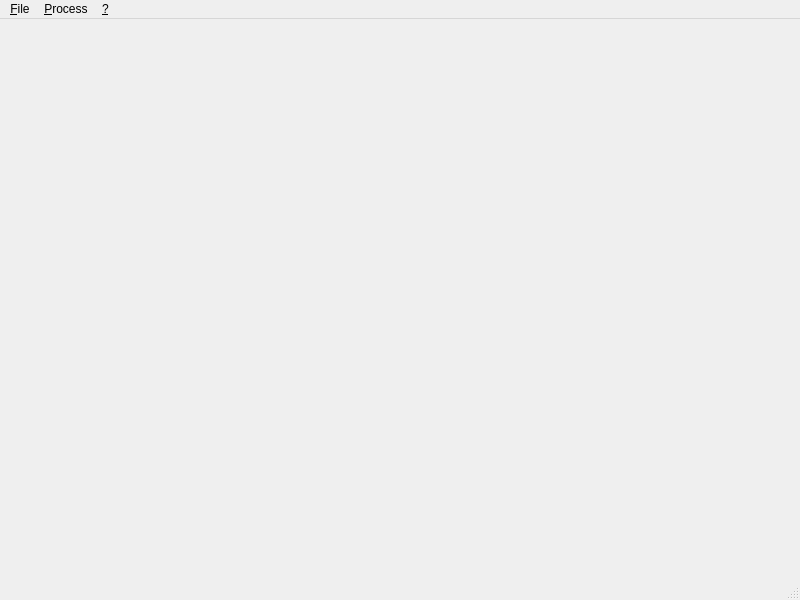
<?xml version="1.0" encoding="UTF-8"?>
<ui version="4.0">
 <class>FenouilMain</class>
 <widget class="QMainWindow" name="FenouilMain">
  <property name="geometry">
   <rect>
    <x>0</x>
    <y>0</y>
    <width>800</width>
    <height>600</height>
   </rect>
  </property>
  <property name="windowTitle">
   <string>Project Fenouil</string>
  </property>
  <widget class="QWidget" name="centralwidget">
   <layout class="QHBoxLayout" name="horizontalLayout">
    <item>
     <widget class="QLabel" name="imgDisplay">
      <property name="text">
       <string/>
      </property>
     </widget>
    </item>
   </layout>
  </widget>
  <widget class="QMenuBar" name="menubar">
   <property name="geometry">
    <rect>
     <x>0</x>
     <y>0</y>
     <width>800</width>
     <height>20</height>
    </rect>
   </property>
   <widget class="QMenu" name="menuFile">
    <property name="title">
     <string>&amp;File</string>
    </property>
    <addaction name="actionOpenImageFile"/>
    <addaction name="actionOpenMetaDataFile"/>
    <addaction name="separator"/>
    <addaction name="actionQuit"/>
   </widget>
   <widget class="QMenu" name="menuProcess">
    <property name="title">
     <string>&amp;Process</string>
    </property>
    <addaction name="action_Get_lake_pollution_index"/>
    <addaction name="action_Register_new_lake"/>
   </widget>
   <widget class="QMenu" name="menuHelp">
    <property name="title">
     <string>&amp;?</string>
    </property>
    <addaction name="actionHelp"/>
    <addaction name="separator"/>
    <addaction name="actionAbout"/>
   </widget>
   <addaction name="menuFile"/>
   <addaction name="menuProcess"/>
   <addaction name="menuHelp"/>
  </widget>
  <widget class="QStatusBar" name="statusbar"/>
  <action name="actionOpenImageFile">
   <property name="text">
    <string>&amp;Open image file</string>
   </property>
  </action>
  <action name="actionOpenMetaDataFile">
   <property name="text">
    <string>Open &amp;meta-data file</string>
   </property>
  </action>
  <action name="actionQuit">
   <property name="text">
    <string>&amp;Quit</string>
   </property>
  </action>
  <action name="actionHelp">
   <property name="text">
    <string>&amp;Help</string>
   </property>
  </action>
  <action name="actionAbout">
   <property name="text">
    <string>&amp;About</string>
   </property>
  </action>
  <action name="action_Get_lake_pollution_index">
   <property name="text">
    <string>&amp;Get lake pollution index</string>
   </property>
  </action>
  <action name="action_Register_new_lake">
   <property name="text">
    <string>&amp;Register new lake</string>
   </property>
  </action>
 </widget>
 <resources/>
 <connections/>
</ui>
